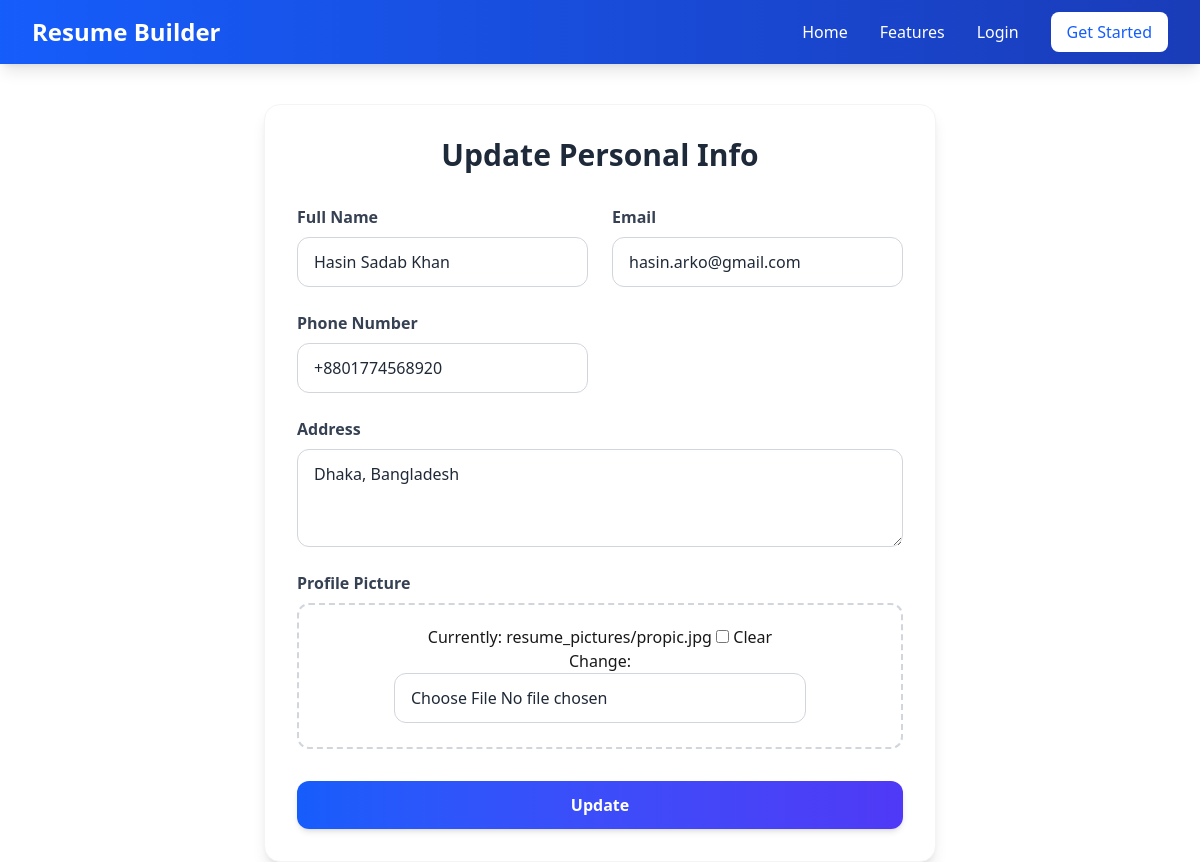
The app's page /resume_builder/update_info?1/ with its own data.
### resume_builder/models.py (models this page shows, shortened)
class ResumeHeaders(models.Model):
    resume = models.OneToOneField(Resumes, on_delete=models.CASCADE)
    full_name = models.CharField(max_length=100)
    email = models.EmailField()
    phone_number = models.CharField(max_length=30)
    address = models.CharField(max_length=200)
    resume_picture = models.ImageField(upload_to='resume_pictures/', blank=True, null=True)

### resume_builder/views.py (the view)
# urls.py: path('update_info?<int:pk>/', update_info, name='update_info'),
def update_info(request, pk):
    resume_header = ResumeHeaders.objects.get(pk=pk)
    if request.method == 'POST':
        form = ResumeHeaderForm(request.POST, request.FILES, instance=resume_header)
        if form.is_valid():
            if 'resume_picture' in request.FILES:
                if resume_header.resume_picture:
                    resume_header.resume_picture.delete(save=False)
            form.save()
            return redirect('show_resume', resume_header.resume.pk)
    else:
        form = ResumeHeaderForm(instance=resume_header)
    context = {
        'form': form,
        'title': 'Update Personal Info',
    }
    return render(request, 'resume_builder/info_update.html', context)

### templates/resume_builder/info_update.html (shortened to what this page needs)
{% extends 'base.html' %}
{% load tailwind_tags %}
{% block content %}
<form method="POST" enctype="multipart/form-data" novalidate
    class="max-w-2xl mx-auto mt-10 p-8 bg-white rounded-2xl shadow-lg border border-gray-100"
>
    <div class="mb-8 text-center">
        <h2 class="text-3xl font-bold text-gray-800 mb-2">{{ title }}</h2>
    </div>
    <div class="grid grid-cols-1 md:grid-cols-2 gap-6">
        <div>
            <label class="block mb-2 font-semibold text-gray-700">
                {{ form.full_name.label }}
            </label>
            {{ form.full_name }}
        </div>
        <div>
            <label class="block mb-2 font-semibold text-gray-700">
                {{ form.email.label }}
            </label>
            {{ form.email }}
        </div>
        <div>
            <label class="block mb-2 font-semibold text-gray-700">
                {{ form.phone_number.label }}
            </label>
            {{ form.phone_number }}
        </div>
        <div class="md:col-span-2">
            <label class="block mb-2 font-semibold text-gray-700">
                {{ form.address.label }}
            </label>
            {{ form.address }}
        </div>
        <div class="md:col-span-2">
            <label class="block mb-2 font-semibold text-gray-700">
                Profile Picture
            </label>
            <div class="mt-1 flex justify-center px-6 pt-5 pb-6 border-2 border-gray-300 border-dashed rounded-xl hover:border-blue-400 transition-colors cursor-pointer">
                <div class="space-y-1 text-center">
                    {{ form.resume_picture }}
                </div>
            </div>
        </div>
    </div>
    <button type="submit"
        class="w-full mt-8 bg-gradient-to-r from-blue-600 to-indigo-600 text-white py-3 px-6 rounded-xl font-semibold hover:from-blue-700 hover:to-indigo-700 transition-all transform hover:scale-[1.02] shadow-md">
        Update
    </button>
</form>
{% endblock %}

### static/css/style.css (style rules this page uses)
html { scroll-behavior: smooth; scroll-padding-top: 5rem; }

### records on screen
ResumeHeaders: full_name "Hasin Sadab Khan", email "hasin.arko@gmail.com", phone_number "+8801774568920", address "Dhaka, Bangladesh"

### other values on screen
{{ title }} "Update Personal Info"
